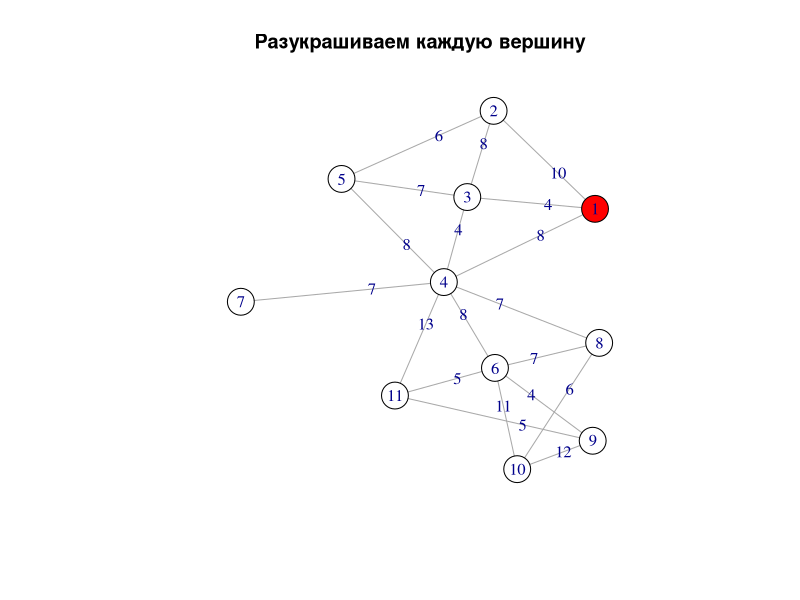
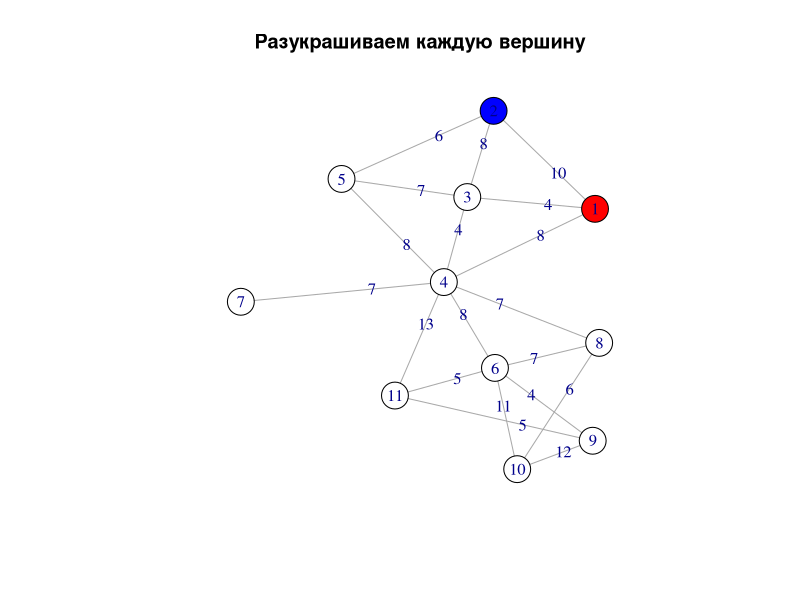
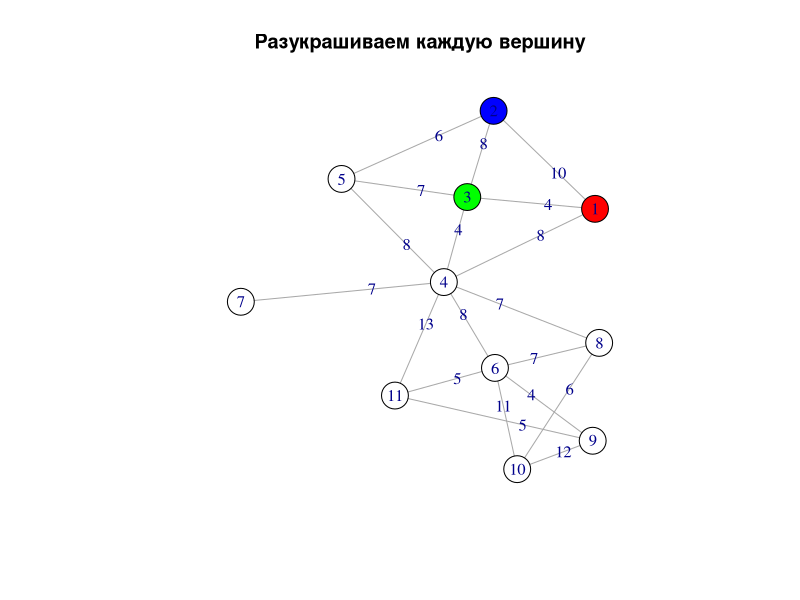
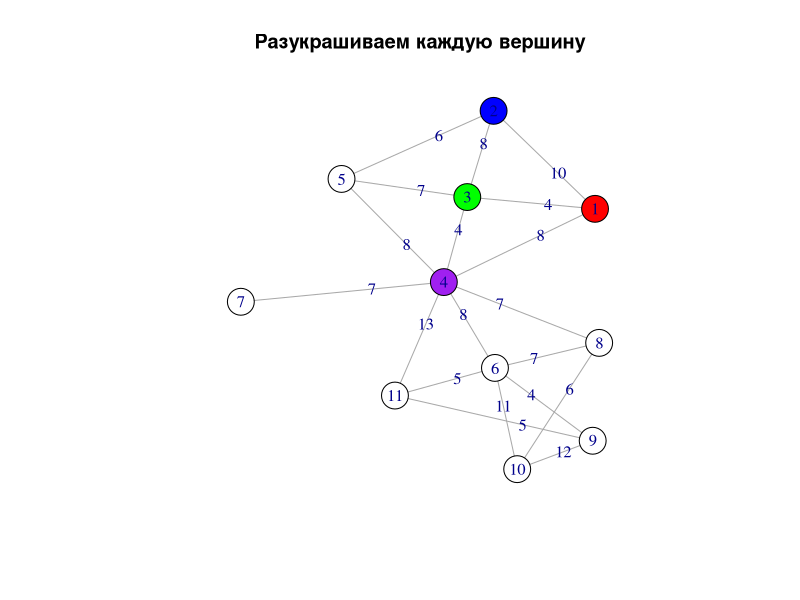
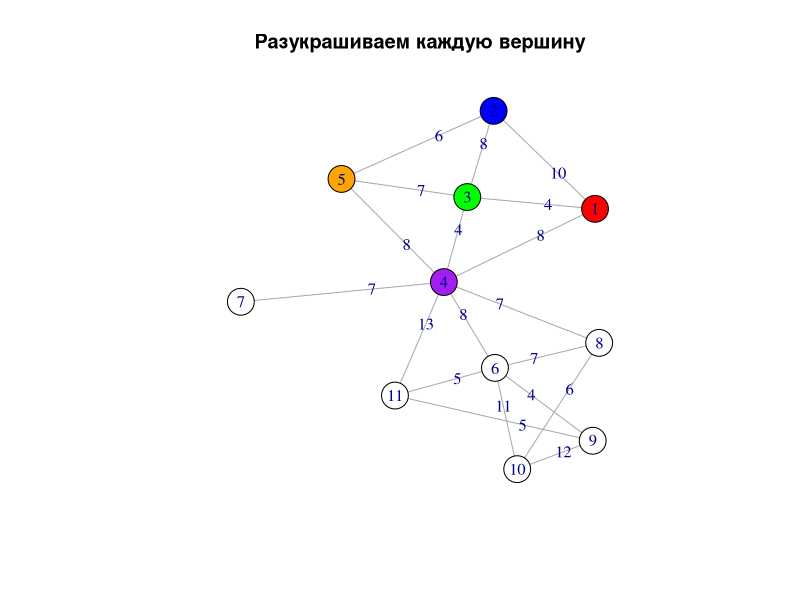
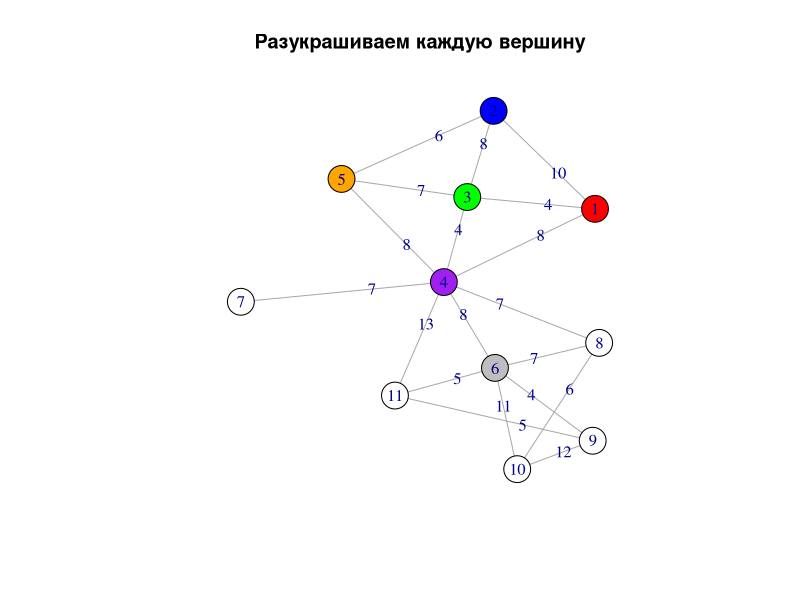
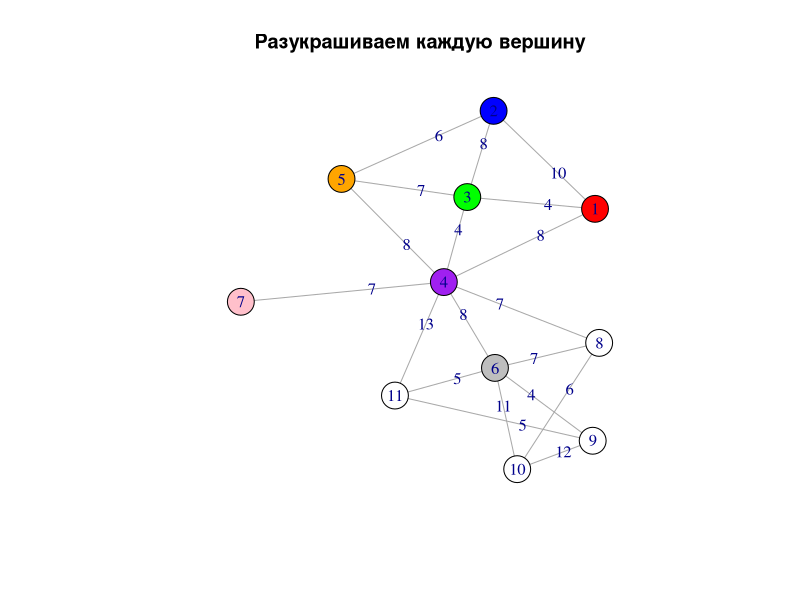
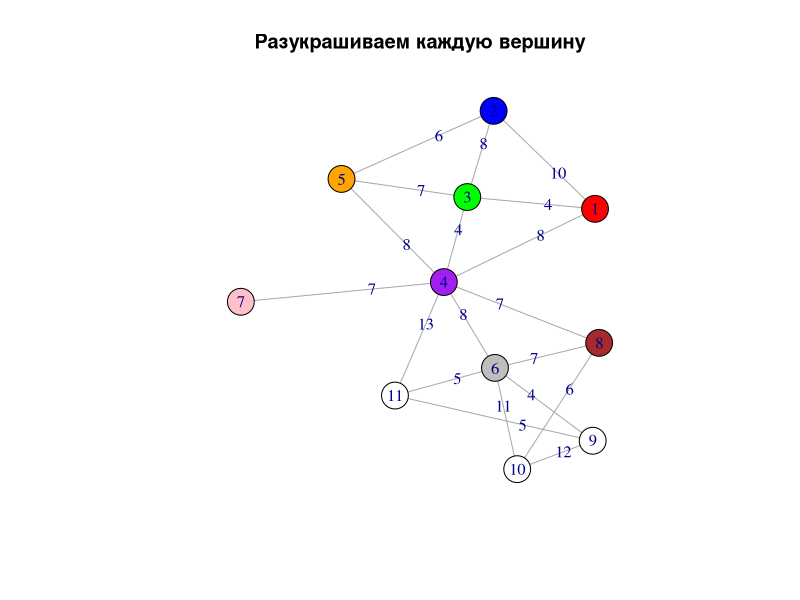

These charts were generated, in order, by the following R code:
kraskal <- function(matrix){
  # Устанавливаем пакеты
  #install.packages('igraph')
  library('igraph')
  
  # Создаём 1 граф и веса рёбер
  g <- graph.adjacency(matrix, mode = "undirected", weighted = TRUE)
  E(g)$label <- E(g)$weight
  
  # Разукрашиваем граф в разные цвета
  colors <- c("red", "blue", "green", "purple", "orange", "gray", "pink", 
              "brown", "yellow", "cyan", '#BADBAD', '#FADFAD', '#654321','#50C878', '#560319')
  for (i in 1:(gorder(g))){
    V(g)[i]$color <- colors[i]
    set.seed(6)
    plot(g, edge.label=E(g)$label, layout=layout.lgl, 
         main="Разукрашиваем каждую вершину")
    Sys.sleep(0.1)
  }
  
  # Создаём 2 граф, который будет использоваться как итоговый
  g.krask <- g
  E(g.krask)$color <- 'grey'
  
  # Пока у 1 графа есть рёбра...
  while(gsize(g)){
    # Находим номер ребра с минимальным весом
    min_num_edge <- which.min(E(g)$weight)
    # Находим вектор из вершин, которые принадлежат ребру с минимальным весом
    vert <- ends(g, min_num_edge)
    
    # Если цвет одной вершины не такой, как и у другой у рассматриваемого ребра,
    # то делаем их одного цвета
    if(V(g.krask)[vert[1]]$color != V(g.krask)[vert[2]]$color){
      for (i in 1:(gorder(g))){
        if (V(g.krask)[i]$color == V(g.krask)[vert[2]]$color){
          V(g.krask)[i]$color <- V(g.krask)[vert[1]]$color
        }
      }
      
      # Покраска вершин и рёбер остовного дерева
      V(g.krask)[vert[2]]$color <- V(g.krask)[vert[1]]$color
      cat(vert[1], '-', vert[2], '\n')
      E(g.krask, P = c(vert[1],vert[2]))$color <- 'red'
    }
    
    
    # Удаляем рассмотренное ребро из 1 графа, чтобы оно не зацикливало while,
    # так, как иначе оно всегда будет минимальным
    g <- delete.edges(g, min_num_edge)
    
    
    # Рисуем 2 граф
    set.seed(6)
    plot(g.krask, layout=layout.lgl, main="Отрисовка остовного дерева")
    # Разные layout:
    #circle
    #sphere
    #reingold.tilford
    #random
    #fruchterman.reingold
    #kamada.kawai
    #lgl
    
    Sys.sleep(0.5)
  }
}


# Задаем матрицу
#Из https://neerc.ifmo.ru/wiki/index.php?title=%D0%90%D0%BB%D0%B3%D0%BE%D1%80%D0%B8%D1%82%D0%BC_%D0%9A%D1%80%D0%B0%D1%81%D0%BA%D0%B0%D0%BB%D0%B0
#matr <- matrix(0, ncol = 5, nrow = 5)
#matr[1,2] <- 3
#matr[1,5] <- 1
#matr[2,5] <- 4
#matr[5,3] <- 6
#matr[2,3] <- 5
#matr[5,4] <- 7
#matr[3,4] <- 2
matr <- matrix(0, ncol = 11, nrow = 11)
matr[1,2] <- 10
matr[1,3] <- 4
matr[1,4] <- 8
matr[2,3] <- 8
matr[2,5] <- 6
matr[3,4] <- 4
matr[3,5] <- 7
matr[4,7] <- 7
matr[4,8] <- 7
matr[8,6] <- 7
matr[8,10] <- 6
matr[10,6] <- 11
matr[6,9] <- 4
matr[10,9] <- 12
matr[6,11] <- 5
matr[6,4] <- 8
matr[5,4] <- 8
matr[4,11] <- 13
matr[9,11] <- 5



kraskal(matr)


